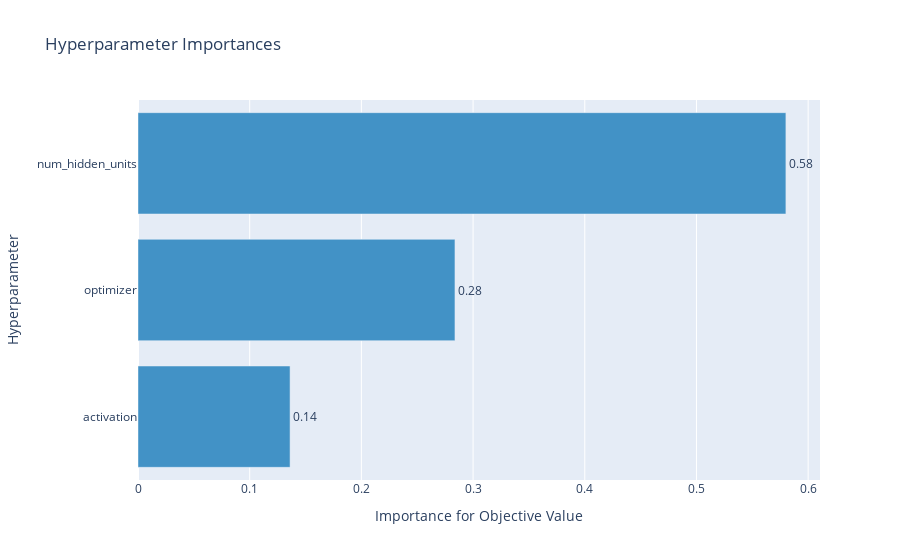

The cell this chart's notebook holds for it:
### Code cell
fig = optuna.visualization.plot_param_importances(study)
fig.show()

### Figure 1 — Plotly figure (JSON) as saved in the notebook; plotly's stock layout.template omitted (floating-point values rounded to 4 significant figures)
{"data": [{"cliponaxis": false, "hovertemplate": ["activation (CategoricalDistribution): 0.1361436591680373<extra></extra>", "optimizer (CategoricalDistribution): 0.283777218459738<extra></extra>", "num_hidden_units (IntDistribution): 0.5800791223722248<extra></extra>"], "marker": {"color": "rgb(66,146,198)"}, "orientation": "h", "text": ["0.14", "0.28", "0.58"], "textposition": "outside", "type": "bar", "x": [0.1361, 0.2838, 0.5801], "y": ["activation", "optimizer", "num_hidden_units"]}], "layout": {"showlegend": false, "title": {"text": "Hyperparameter Importances"}, "xaxis": {"title": {"text": "Importance for Objective Value"}}, "yaxis": {"title": {"text": "Hyperparameter"}}}}
